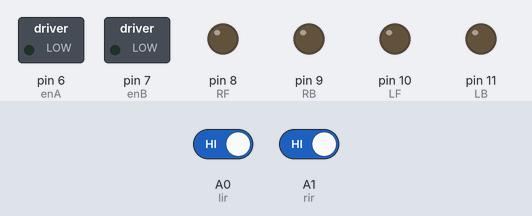
Simulated run of this sketch. Board: Arduino Uno, built with avr-gcc and run on an emulated ATmega328P. Shown: switched loads named in the sketch (green lamp = pin HIGH), output pins drawn as LEDs (lit = HIGH). The inputs (shaded band) are chosen by the test bench; at power-on: A0 (lir) HIGH, A1 (rir) HIGH.

Above: at 1.2 s.
1.3 s: A0 (lir) driven LOW
At 1.6 s:
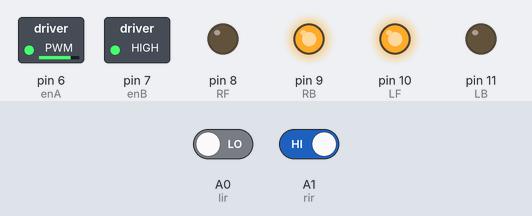
2.8 s: A1 (rir) driven LOW
At 3.9 s:
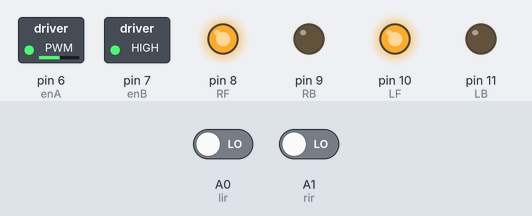
4.3 s: A0 (lir) driven HIGH
At 5.0 s:
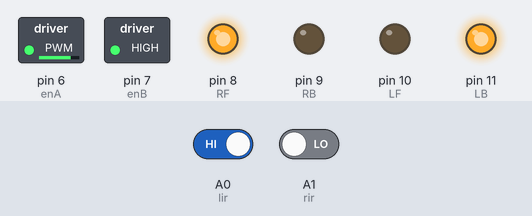
5.8 s: A1 (rir) driven HIGH
At 6.2 s:
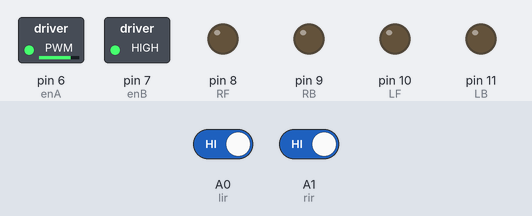
Timing chart, 0 to 8.3 s (numbered marks = the images above; inputs shaded):
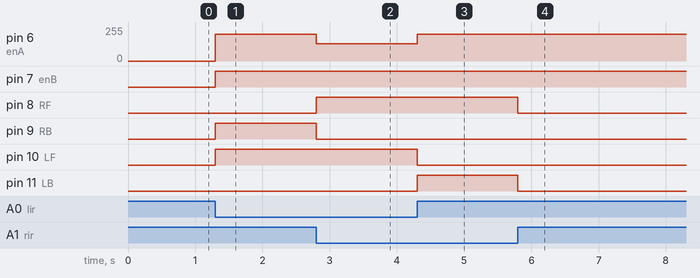

Measured:
- after the input at 1.3 s, pin 6 (enA): 0/255 → 200/255 at once; pin 7 (enB), pin 9 (RB), pin 10 (LF): LOW → HIGH at once
- after the input at 2.8 s, pin 6 (enA): 200/255 → 130/255 at once; pin 8 (RF): LOW → HIGH at once; pin 9 (RB): HIGH → LOW at once
- after the input at 4.3 s, pin 6 (enA): 130/255 → 200/255 at once; pin 10 (LF): HIGH → LOW at once; pin 11 (LB): LOW → HIGH at once
- after the input at 5.8 s, pin 8 (RF), pin 11 (LB): HIGH → LOW at once

The sketch:

Line_Follower_Robot_car.ino
```cpp
const int RF = 8;
const int RB = 9;
const int LF = 10;
const int LB = 11;

const int enA = 6;
const int enB = 7;
const int lir = A0;
const int rir = A1;

void setup()
{
  Serial.begin(9600);
  pinMode(RF, OUTPUT);
  pinMode(RB, OUTPUT);
  pinMode(LF, OUTPUT);
  pinMode(LB, OUTPUT);
  pinMode(enA,OUTPUT);
  pinMode(enB,OUTPUT);
  pinMode(A0, INPUT);
  pinMode(A1, INPUT);
}
void loop()
{
  int LEFT_SENSOR = digitalRead(lir);
  int RIGHT_SENSOR = digitalRead(rir);


  if (RIGHT_SENSOR == 0 && LEFT_SENSOR == 0)
  {
    forward();
  }
  else if (RIGHT_SENSOR == 1 && LEFT_SENSOR == 0)
  {
    right();
  }
  else if (RIGHT_SENSOR == 0 && LEFT_SENSOR == 1)
  {
    left();
  }
  else if (RIGHT_SENSOR == 1 && LEFT_SENSOR == 1)
  {
    Stop();
  }
}

void forward()
{
  digitalWrite(RF, HIGH);
  digitalWrite(RB, LOW);
  digitalWrite(LF, HIGH);
  digitalWrite(LB, LOW);
  analogWrite(enA, 130);
  analogWrite(enB, 130);

}
void backward()
{
  digitalWrite(RF, LOW);
  digitalWrite(RB, HIGH);
  digitalWrite(LF, LOW);
  digitalWrite(LB, HIGH);
  analogWrite(enA, 150);
  analogWrite(enB, 150);
}
void right()
{
  digitalWrite(RF, LOW);
  digitalWrite(RB, HIGH);
  digitalWrite(LF, HIGH);
  digitalWrite(LB, LOW);
  analogWrite(enA, 200);
  analogWrite(enB, 200);
}
void left()
{
  digitalWrite(RF, HIGH);
  digitalWrite(RB, LOW);
  digitalWrite(LF, LOW);
  digitalWrite(LB, HIGH);
  analogWrite(enA, 200);
  analogWrite(enB, 200);
}
void Stop()
{
  digitalWrite(RF, LOW);
  digitalWrite(RB, LOW);
  digitalWrite(LF, LOW);
  digitalWrite(LB, LOW);
}
```
